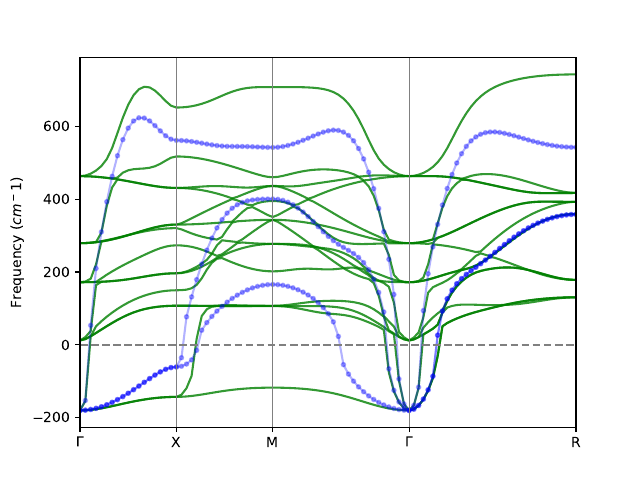

Write Python code to recreate this figure.
from ase.io import read
from minimulti.lattice.lattice import Lattice
import matplotlib
matplotlib.use('Qt5Agg')
import matplotlib.pyplot as plt
import numpy as np

def read_phonon_model(ifc_file = 'data/BaTiO3.ifc', struct_file='data/BaTiO3.vasp'):
    atoms = read(struct_file)   # reference atomic structure
    calc = Lattice(ref_atoms=atoms)   # initialize Lattice model
    calc.read_ifc_file(fname=ifc_file) # IFC from ifcfile
    return calc

def plot_lattice_wannier(color='green', ind=0, emax=0.1, sigma=0.1, ifc_file = 'data/BaTiO3.ifc', struct_file='data/BaTiO3.vasp'):
    nk=7
    nR=7
    calc=read_phonon_model(ifc_file = ifc_file, struct_file=struct_file)
    lwf=calc.projwann(nwann=3, ftype='unity', mu=emax, sigma=0, kpts=[nk,nk,nk], Rgrid=[nR,nR,nR],
    anchors={(.0,.0,.0):tuple(range(0,3))}, 
                   )
    calc.plot_wann_band(lwf)
    #print(lwf.wannR)
    #print(lwf.Rlist)
    #for iR, R in enumerate(lwf.Rlist):
    #    print(R)
    #    print(np.real(lwf.wannR[iR]))
    plt.savefig('pwf.pdf')
    plt.show()
plot_lattice_wannier()
